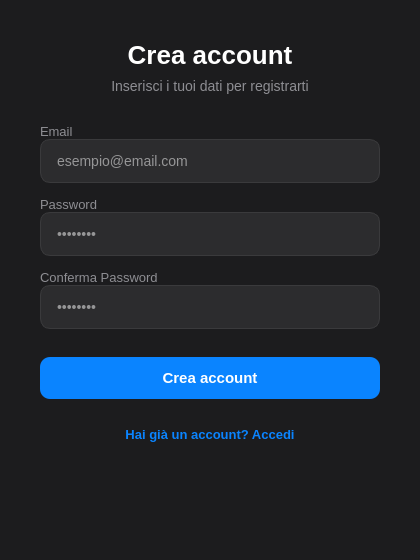
<?xml version="1.0" encoding="UTF-8"?>
<ui version="4.0">
 <class>RegisterDialog</class>
 <widget class="QDialog" name="RegisterDialog">
  <property name="geometry">
   <rect>
    <x>0</x>
    <y>0</y>
    <width>420</width>
    <height>560</height>
   </rect>
  </property>
  <property name="windowTitle">
   <string>ThunderPass - Crea account</string>
  </property>
  <property name="styleSheet">
   <string notr="true">
QDialog {
    background-color: #1c1c1e;
}

QLabel {
    color: #ffffff;
    font-family: "SF Pro Display", "Segoe UI", sans-serif;
}

QLineEdit {
    background-color: #2c2c2e;
    border: 1px solid #3a3a3c;
    border-radius: 10px;
    padding: 12px 14px;
    color: #ffffff;
    font-size: 14px;
    selection-background-color: #0a84ff;
}

QLineEdit:focus {
    border: 1px solid #0a84ff;
}

QPushButton {
    background-color: #0a84ff;
    color: white;
    border: none;
    border-radius: 10px;
    padding: 12px;
    font-size: 15px;
    font-weight: 600;
}

QPushButton:hover {
    background-color: #0071e3;
}

QPushButton:pressed {
    background-color: #005bb5;
}

QPushButton#backToLoginButton {
    background-color: transparent;
    color: #0a84ff;
    font-weight: 500;
    font-size: 13px;
}

QPushButton#backToLoginButton:hover {
    color: #409cff;
}
   </string>
  </property>
  <layout class="QVBoxLayout" name="verticalLayout">
   <property name="spacing">
    <number>0</number>
   </property>
   <property name="leftMargin">
    <number>40</number>
   </property>
   <property name="topMargin">
    <number>40</number>
   </property>
   <property name="rightMargin">
    <number>40</number>
   </property>
   <property name="bottomMargin">
    <number>40</number>
   </property>
   <item>
    <widget class="QLabel" name="titleLabel">
     <property name="text">
      <string>Crea account</string>
     </property>
     <property name="alignment">
      <set>Qt::AlignCenter</set>
     </property>
     <property name="styleSheet">
      <string notr="true">font-size: 26px; font-weight: 700;</string>
     </property>
    </widget>
   </item>
   <item>
    <spacer name="titleSpacer">
     <property name="orientation">
      <enum>Qt::Vertical</enum>
     </property>
     <property name="sizeType">
      <enum>QSizePolicy::Fixed</enum>
     </property>
     <property name="sizeHint" stdset="0">
      <size>
       <width>20</width>
       <height>8</height>
      </size>
     </property>
    </spacer>
   </item>
   <item>
    <widget class="QLabel" name="subtitleLabel">
     <property name="text">
      <string>Inserisci i tuoi dati per registrarti</string>
     </property>
     <property name="alignment">
      <set>Qt::AlignCenter</set>
     </property>
     <property name="styleSheet">
      <string notr="true">font-size: 14px; color: #8e8e93;</string>
     </property>
    </widget>
   </item>
   <item>
    <spacer name="formSpacer">
     <property name="orientation">
      <enum>Qt::Vertical</enum>
     </property>
     <property name="sizeType">
      <enum>QSizePolicy::Fixed</enum>
     </property>
     <property name="sizeHint" stdset="0">
      <size>
       <width>20</width>
       <height>30</height>
      </size>
     </property>
    </spacer>
   </item>

   <!-- Email -->
   <item>
    <widget class="QLabel" name="emailLabel">
     <property name="text">
      <string>Email</string>
     </property>
     <property name="styleSheet">
      <string notr="true">font-size: 13px; color: #8e8e93;</string>
     </property>
    </widget>
   </item>
   <item>
    <widget class="QLineEdit" name="emailEdit">
     <property name="placeholderText">
      <string>esempio@email.com</string>
     </property>
    </widget>
   </item>
   <item>
    <spacer name="emailSpacer">
     <property name="orientation">
      <enum>Qt::Vertical</enum>
     </property>
     <property name="sizeType">
      <enum>QSizePolicy::Fixed</enum>
     </property>
     <property name="sizeHint" stdset="0">
      <size>
       <width>20</width>
       <height>14</height>
      </size>
     </property>
    </spacer>
   </item>

   <!-- Password -->
   <item>
    <widget class="QLabel" name="passwordLabel">
     <property name="text">
      <string>Password</string>
     </property>
     <property name="styleSheet">
      <string notr="true">font-size: 13px; color: #8e8e93;</string>
     </property>
    </widget>
   </item>
   <item>
    <widget class="QLineEdit" name="passwordEdit">
     <property name="echoMode">
      <enum>QLineEdit::Password</enum>
     </property>
     <property name="placeholderText">
      <string>••••••••</string>
     </property>
    </widget>
   </item>
   <item>
    <spacer name="passwordSpacer">
     <property name="orientation">
      <enum>Qt::Vertical</enum>
     </property>
     <property name="sizeType">
      <enum>QSizePolicy::Fixed</enum>
     </property>
     <property name="sizeHint" stdset="0">
      <size>
       <width>20</width>
       <height>14</height>
      </size>
     </property>
    </spacer>
   </item>

   <!-- Conferma Password -->
   <item>
    <widget class="QLabel" name="confirmLabel">
     <property name="text">
      <string>Conferma Password</string>
     </property>
     <property name="styleSheet">
      <string notr="true">font-size: 13px; color: #8e8e93;</string>
     </property>
    </widget>
   </item>
   <item>
    <widget class="QLineEdit" name="confirmPasswordEdit">
     <property name="echoMode">
      <enum>QLineEdit::Password</enum>
     </property>
     <property name="placeholderText">
      <string>••••••••</string>
     </property>
    </widget>
   </item>
   <item>
    <spacer name="buttonSpacer">
     <property name="orientation">
      <enum>Qt::Vertical</enum>
     </property>
     <property name="sizeType">
      <enum>QSizePolicy::Fixed</enum>
     </property>
     <property name="sizeHint" stdset="0">
      <size>
       <width>20</width>
       <height>28</height>
      </size>
     </property>
    </spacer>
   </item>

   <!-- Bottone Registrati -->
   <item>
    <widget class="QPushButton" name="registerButton">
     <property name="text">
      <string>Crea account</string>
     </property>
     <property name="cursor">
      <cursorShape>PointingHandCursor</cursorShape>
     </property>
    </widget>
   </item>
   <item>
    <spacer name="backSpacer">
     <property name="orientation">
      <enum>Qt::Vertical</enum>
     </property>
     <property name="sizeType">
      <enum>QSizePolicy::Fixed</enum>
     </property>
     <property name="sizeHint" stdset="0">
      <size>
       <width>20</width>
       <height>16</height>
      </size>
     </property>
    </spacer>
   </item>

   <!-- Torna al login -->
   <item>
    <widget class="QPushButton" name="backToLoginButton">
     <property name="text">
      <string>Hai già un account? Accedi</string>
     </property>
     <property name="cursor">
      <cursorShape>PointingHandCursor</cursorShape>
     </property>
    </widget>
   </item>
   <item>
    <spacer name="bottomSpacer">
     <property name="orientation">
      <enum>Qt::Vertical</enum>
     </property>
     <property name="sizeHint" stdset="0">
      <size>
       <width>20</width>
       <height>20</height>
      </size>
     </property>
    </spacer>
   </item>
  </layout>
 </widget>
 <resources/>
 <connections/>
</ui>
